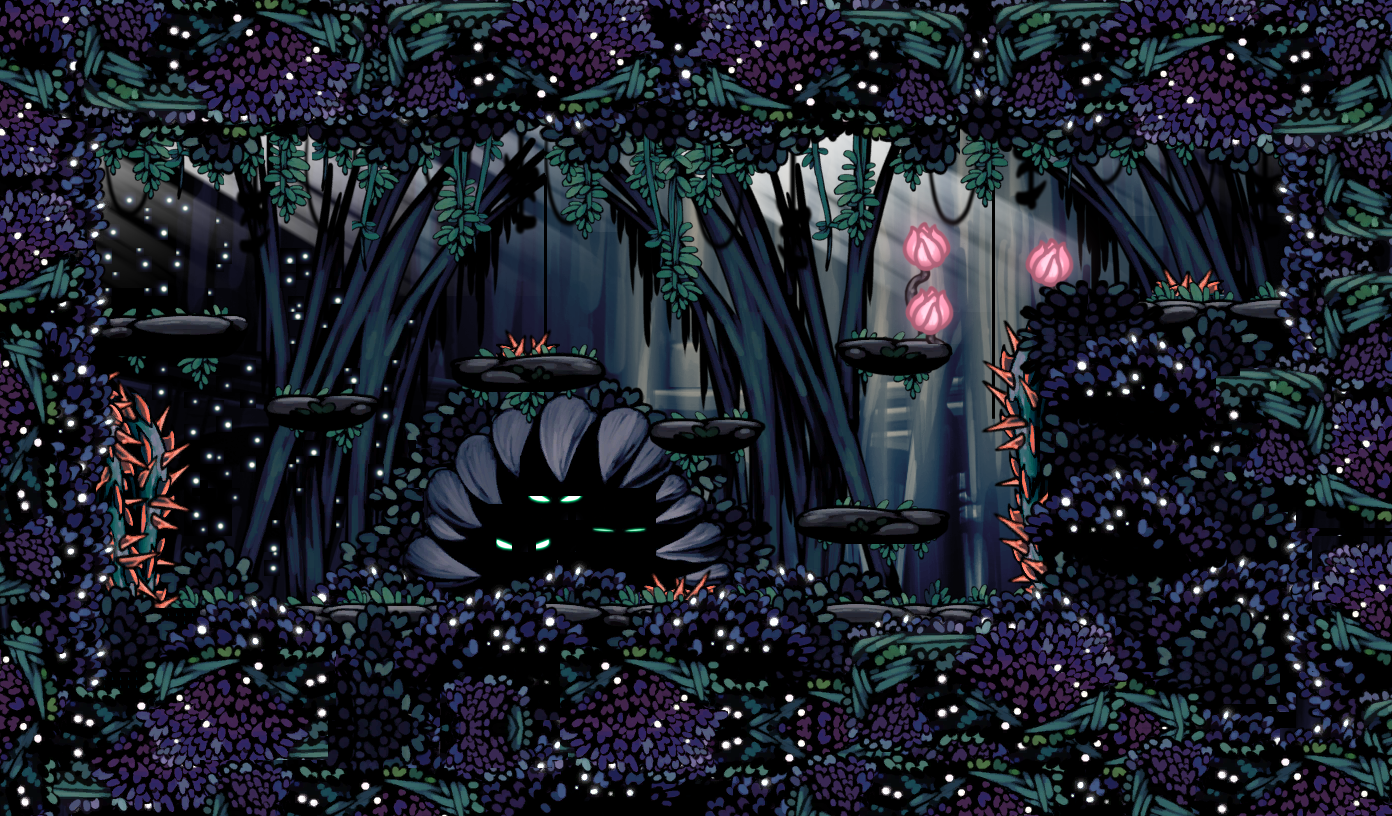

This game map was drawn from its Tiled (.tmx) file and the tilesets committed beside it. A one-line description and the trimmed map source follow:
An orthogonal 174x102 tile map with 8x8 px tiles, 14 tile layers (background-8, background-7, background-6, background-5, ...), 17 tilesets and 24 objects (8x platform, 5x spikes, 2x wall, 2x husk_hornhead_spawn, spawn_from_crystal_peak, ...).

<map version="1.10" tiledversion="1.12.2" orientation="orthogonal" renderorder="right-down" width="174" height="102" tilewidth="8" tileheight="8" infinite="0" nextlayerid="18" nextobjectid="85">
 <tileset firstgid="1" source="ground_room1.tsx" />
 <tileset firstgid="211" source="air_ground_room1.tsx" />
 <tileset firstgid="391" source="bushes.tsx" />
 <tileset firstgid="727" source="adawda.tsx" />
 <tileset firstgid="919" source="bushes2.tsx" />
 <tileset firstgid="1079" source="bush4.tsx" />
 <tileset firstgid="1469" source="ropes.tsx" />
 <tileset firstgid="1969" source="background.tsx" />
 <tileset firstgid="2581" source="main_background.tsx" />
 <tileset firstgid="23051" source="ropes2.tsx" />
 <tileset firstgid="25931" source="spikes1.tsx" />
 <tileset firstgid="26687" source="glow.tsx" />
 <tileset firstgid="28377" source="eye_in_cave_anim.tsx" />
 <tileset firstgid="28389" source="cave.tsx" />
 <tileset firstgid="29851" source="lights.tsx" />
 <tileset firstgid="29995" source="black_grass20004.tsx" />
 <tileset firstgid="30385" source="flower.tsx" />
 <layer id="11" name="background-8" width="174" height="102">
  <data>[17748 cells, 17748 non-empty, 11806 distinct tile ids]</data>
 </layer>
 <layer id="14" name="background-7" width="174" height="102">
  <data>[17748 cells, 4591 non-empty, 1548 distinct tile ids]</data>
 </layer>
 <layer id="8" name="background-6" width="174" height="102">
  <data>[17748 cells, 8358 non-empty, 2930 distinct tile ids]</data>
 </layer>
 <layer id="16" name="background-5" width="174" height="102">
  <data>[17748 cells, 1211 non-empty, 263 distinct tile ids]</data>
 </layer>
 <layer id="15" name="background-4" width="174" height="102">
  <data>[17748 cells, 1462 non-empty, 1462 distinct tile ids]</data>
 </layer>
 <layer id="6" name="background-3" width="174" height="102">
  <data>[17748 cells, 2480 non-empty, 586 distinct tile ids]</data>
 </layer>
 <layer id="3" name="background-2" width="174" height="102">
  <data>[17748 cells, 2460 non-empty, 773 distinct tile ids]</data>
 </layer>
 <layer id="4" name="background-1" width="174" height="102">
  <data>[17748 cells, 2671 non-empty, 312 distinct tile ids]</data>
 </layer>
 <layer id="1" name="main" width="174" height="102">
  <data>[17748 cells, 6630 non-empty, 1258 distinct tile ids]</data>
 </layer>
 <layer id="2" name="foreground-1" width="174" height="102">
  <data>[17748 cells, 4706 non-empty, 1116 distinct tile ids]</data>
 </layer>
 <layer id="5" name="foreground-2" width="174" height="102">
  <data>[17748 cells, 7833 non-empty, 1158 distinct tile ids]</data>
 </layer>
 <layer id="7" name="foreground-3" width="174" height="102">
  <data>[17748 cells, 7970 non-empty, 758 distinct tile ids]</data>
 </layer>
 <layer id="10" name="foreground-4" width="174" height="102">
  <data>[17748 cells, 6792 non-empty, 1181 distinct tile ids]</data>
 </layer>
 <layer id="17" name="foreground-5" width="174" height="102">
  <data>[17748 cells, 5629 non-empty, 648 distinct tile ids]</data>
 </layer>
 <objectgroup id="13" name="logic">
  <object id="3" name="spawn_from_crystal_peak" x="1281.51" y="287.001">
   <point />
  </object>
  <object id="9" name="spikes" x="1029.33" y="605.333">
   <polygon points="5,0 -18.6667,-29.3333 -38.6667,-178.667 -40,-242.667 -21.3333,-278.667 5.33333,-284" />
  </object>
  <object id="12" name="spawn_from_greenpath_room1" x="111.667" y="304.333">
   <point />
  </object>
  <object id="18" name="platform" x="3" y="608" width="1387" height="42" />
  <object id="20" name="platform" x="1035" y="304" width="354" height="304" />
  <object id="29" name="platform" x="272" y="399.333" width="100" height="14">
   <capsule />
  </object>
  <object id="30" name="platform" x="802" y="511.333" width="141.333" height="15.3333">
   <capsule />
  </object>
  <object id="42" name="platform" x="651.667" y="422.667" width="108" height="8">
   <capsule />
  </object>
  <object id="43" name="platform" x="840" y="342" width="108" height="18.6667">
   <capsule />
  </object>
  <object id="44" name="platform" x="457.333" y="361.667" width="144" height="18.3333">
   <capsule />
  </object>
  <object id="51" name="platform" x="67.6667" y="319.333" width="174" height="23.3333">
   <capsule />
  </object>
  <object id="55" name="spikes" x="99" y="604">
   <polygon points="0,0 76,0 69,-41 87,-135 68,-194 -2,-233" />
  </object>
  <object id="68" name="door_to_greenpath_room1" x="52.6667" y="119.167" width="24" height="198.5" />
  <object id="69" name="door_to_crystal_peak" x="1313" y="113" width="22.5" height="189" />
  <object id="70" name="ceiling" x="99" y="91" width="1233" height="20.6667" />
  <object id="71" name="spikes" x="654" y="576">
   <polygon points="0,0 53.25,-1 63,29.625 -12.75,29.75" />
  </object>
  <object id="72" name="spikes" x="1166" y="271.75">
   <polygon points="-0.636364,-0.181818 -13.5,28.7727 59.4091,28.9545 45.6364,-0.431818" />
  </object>
  <object id="73" name="spikes" x="508.5" y="333.75">
   <polygon points="-1.125,-0.875 -11.25,21.5 51.875,21.5 40.375,-0.875" />
  </object>
  <object id="76" name="wall" x="2.3333" y="343.333" width="137.667" height="262.667" />
  <object id="77" name="mossfly_spawn" x="652.068" y="422.977">
   <point />
  </object>
  <object id="80" name="husk_hornhead_spawn" x="510.333" y="602">
   <point />
  </object>
  <object id="81" name="husk_hornhead_spawn" x="853.333" y="601">
   <point />
  </object>
  <object id="83" name="crystal_crawler_spawn" x="1110.67" y="294.667">
   <point />
  </object>
  <object id="84" name="wall" x="1333.75" y="92.75" width="22.5" height="210" />
 </objectgroup>
</map>
